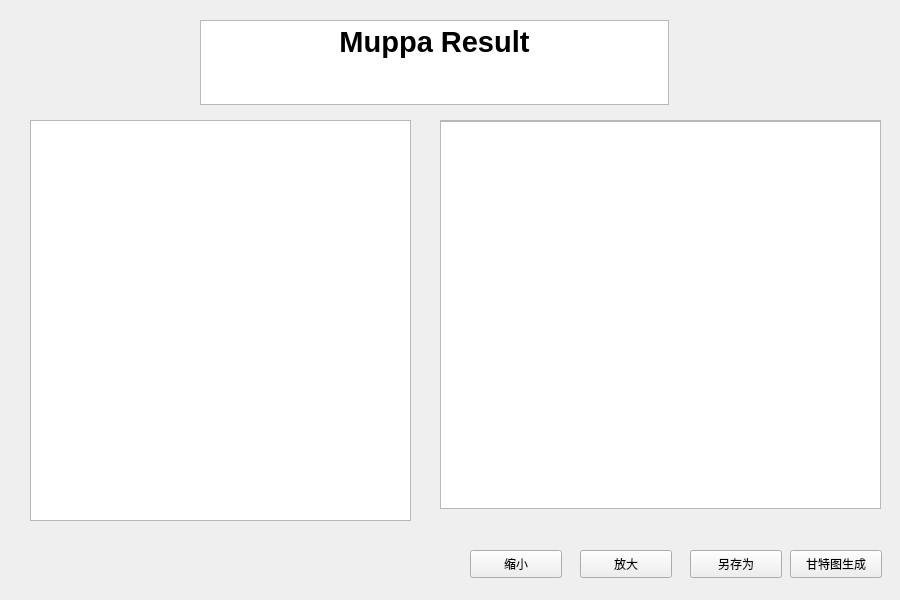
<?xml version="1.0" encoding="UTF-8"?>
<ui version="4.0">
 <class>MuppaResult</class>
 <widget class="QWidget" name="MuppaResult">
  <property name="geometry">
   <rect>
    <x>0</x>
    <y>0</y>
    <width>900</width>
    <height>600</height>
   </rect>
  </property>
  <property name="windowTitle">
   <string>Form</string>
  </property>
  <widget class="QPlainTextEdit" name="plainTextEdit">
   <property name="geometry">
    <rect>
     <x>30</x>
     <y>120</y>
     <width>381</width>
     <height>401</height>
    </rect>
   </property>
  </widget>
  <widget class="QScrollArea" name="scrollArea">
   <property name="geometry">
    <rect>
     <x>440</x>
     <y>120</y>
     <width>441</width>
     <height>389</height>
    </rect>
   </property>
   <property name="widgetResizable">
    <bool>true</bool>
   </property>
   <widget class="QWidget" name="scrollAreaWidgetContents">
    <property name="geometry">
     <rect>
      <x>0</x>
      <y>0</y>
      <width>439</width>
      <height>387</height>
     </rect>
    </property>
    <widget class="QGraphicsView" name="graphicsView">
     <property name="geometry">
      <rect>
       <x>-10</x>
       <y>0</y>
       <width>451</width>
       <height>391</height>
      </rect>
     </property>
    </widget>
   </widget>
  </widget>
  <widget class="QTextBrowser" name="textBrowser">
   <property name="geometry">
    <rect>
     <x>200</x>
     <y>20</y>
     <width>469</width>
     <height>85</height>
    </rect>
   </property>
   <property name="html">
    <string>&lt;!DOCTYPE HTML PUBLIC &quot;-//W3C//DTD HTML 4.0//EN&quot; &quot;http://www.w3.org/TR/REC-html40/strict.dtd&quot;&gt;
&lt;html&gt;&lt;head&gt;&lt;meta name=&quot;qrichtext&quot; content=&quot;1&quot; /&gt;&lt;meta charset=&quot;utf-8&quot; /&gt;&lt;style type=&quot;text/css&quot;&gt;
p, li { white-space: pre-wrap; }
hr { height: 1px; border-width: 0; }
li.unchecked::marker { content: &quot;\2610&quot;; }
li.checked::marker { content: &quot;\2612&quot;; }
&lt;/style&gt;&lt;/head&gt;&lt;body style=&quot; font-family:'Microsoft YaHei UI'; font-size:9pt; font-weight:400; font-style:normal;&quot;&gt;
&lt;p align=&quot;center&quot; style=&quot; margin-top:0px; margin-bottom:0px; margin-left:0px; margin-right:0px; -qt-block-indent:0; text-indent:0px;&quot;&gt;&lt;span style=&quot; font-size:22pt; font-weight:700;&quot;&gt;Muppa Result&lt;/span&gt;&lt;/p&gt;&lt;/body&gt;&lt;/html&gt;</string>
   </property>
  </widget>
  <widget class="QPushButton" name="pushButton">
   <property name="geometry">
    <rect>
     <x>470</x>
     <y>550</y>
     <width>92</width>
     <height>28</height>
    </rect>
   </property>
   <property name="text">
    <string>缩小</string>
   </property>
  </widget>
  <widget class="QPushButton" name="pushButton_2">
   <property name="geometry">
    <rect>
     <x>580</x>
     <y>550</y>
     <width>92</width>
     <height>28</height>
    </rect>
   </property>
   <property name="text">
    <string>放大</string>
   </property>
  </widget>
  <widget class="QPushButton" name="pushButton_3">
   <property name="geometry">
    <rect>
     <x>1080</x>
     <y>800</y>
     <width>92</width>
     <height>28</height>
    </rect>
   </property>
   <property name="text">
    <string>放大</string>
   </property>
  </widget>
  <widget class="QPushButton" name="pushButton_4">
   <property name="geometry">
    <rect>
     <x>950</x>
     <y>800</y>
     <width>92</width>
     <height>28</height>
    </rect>
   </property>
   <property name="text">
    <string>缩小</string>
   </property>
  </widget>
  <widget class="QPushButton" name="pushButton_5">
   <property name="geometry">
    <rect>
     <x>690</x>
     <y>550</y>
     <width>92</width>
     <height>28</height>
    </rect>
   </property>
   <property name="text">
    <string>另存为</string>
   </property>
  </widget>
  <widget class="QPushButton" name="pushButton_6">
   <property name="geometry">
    <rect>
     <x>790</x>
     <y>550</y>
     <width>92</width>
     <height>28</height>
    </rect>
   </property>
   <property name="text">
    <string>甘特图生成</string>
   </property>
  </widget>
 </widget>
 <resources/>
 <connections/>
</ui>
